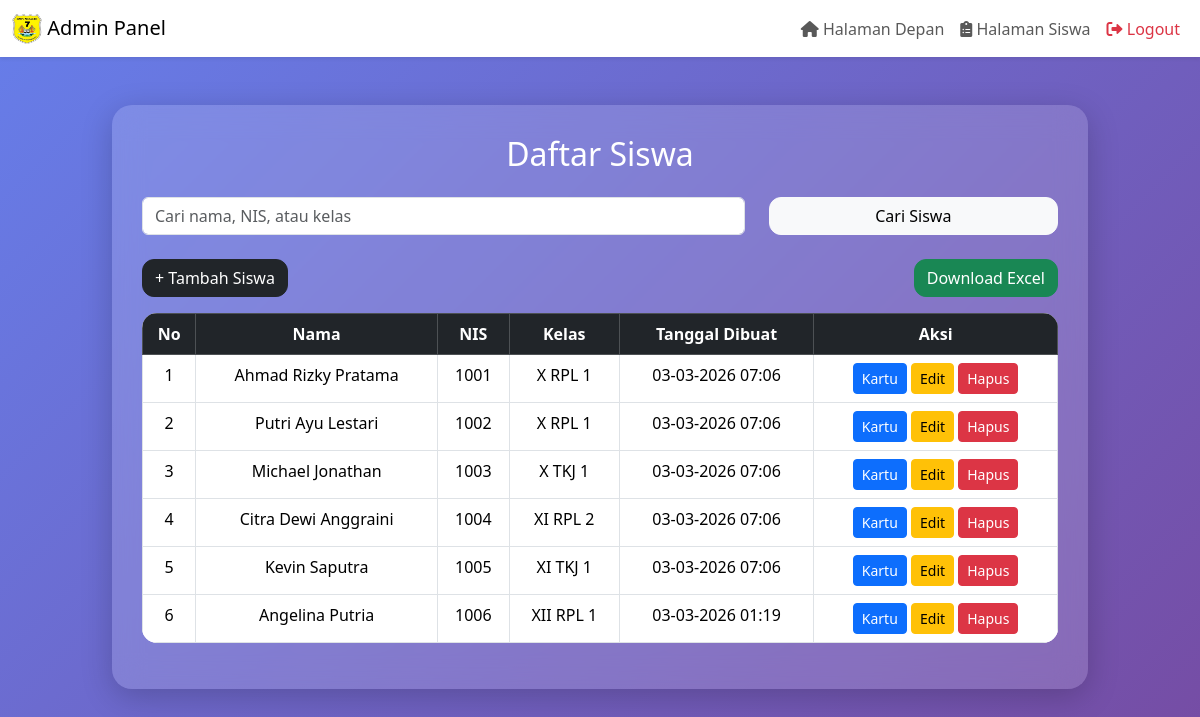
The page /home/absen.php on the database its author committed.
### tables this page shows
CREATE TABLE `siswa` (
  `id` int(11) NOT NULL,
  `nama` varchar(100) NOT NULL,
  `nis` varchar(20) NOT NULL,
  `kelas` varchar(50) NOT NULL,
  `ttl` varchar(100) NOT NULL,
  `jenis_kelamin` enum('Laki-laki','Perempuan') NOT NULL,
  `alamat` text NOT NULL,
  `agama` enum('Islam','Kristen','Katolik','Hindu','Buddha','Konghucu') NOT NULL,
  `nama_ayah` varchar(100) NOT NULL,
  `nama_ibu` varchar(100) NOT NULL,
  `foto` varchar(255) DEFAULT NULL,
  `created_at` timestamp NOT NULL DEFAULT current_timestamp()
);

### home/absen.php (the view, shortened to what this page needs)
<?php
include("header.php");
$search = "";
$siswa_data = [];
$sql = "SELECT * FROM siswa WHERE 1=1";
$stmt = $koneksi->prepare($sql);
$stmt->execute();
$result = $stmt->get_result();
while ($row = $result->fetch_assoc()) {
    $siswa_data[] = $row;
}
$no = 1;
?>
<!DOCTYPE html>
<html lang="id">
<head>
<link href="https://cdn.jsdelivr.net/npm/bootstrap@5.3.2/dist/css/bootstrap.min.css" rel="stylesheet">
</head>
<body>
<div class="container mt-5 col-md-10">
    <div class="glass">
        <h2 class="mb-4 text-center">Daftar Siswa</h2>
        <form method="POST" class="row mb-4">
            <div class="col-md-8">
                <input type="text" name="search" class="form-control"
                       placeholder="Cari nama, NIS, atau kelas"
                       value="<?= htmlspecialchars($search) ?>">
            </div>
            <div class="col-md-4">
                <button type="submit" class="btn btn-light w-100 btn-custom">
                    Cari Siswa
                </button>
            </div>
        </form>
        <div class="mb-3 d-flex justify-content-between">
            <a href="ip-siswa.php" class="btn btn-dark btn-custom">+ Tambah Siswa</a>
            <a href="export_excel.php?search=<?= urlencode($search); ?>"
               class="btn btn-success btn-custom">Download Excel</a>
        </div>
        <div class="table-responsive">
            <table class="table table-bordered text-center">
                <thead class="table-dark">
                    <tr>
                        <th>No</th>
                        <th>Nama</th>
                        <th>NIS</th>
                        <th>Kelas</th>
                        <th>Tanggal Dibuat</th>
                        <th>Aksi</th>
                    </tr>
                </thead>
                <tbody>
                <?php if (count($siswa_data) > 0): ?>
                    <?php foreach ($siswa_data as $siswa): ?>
                        <tr>
                            <td><?= $no++; ?></td>
                            <td><?= htmlspecialchars($siswa['nama']); ?></td>
                            <td><?= htmlspecialchars($siswa['nis']); ?></td>
                            <td><?= htmlspecialchars($siswa['kelas']); ?></td>
                            <td><?= date('d-m-Y H:i', strtotime($siswa['created_at'])); ?></td>
                            <td>
                                <a href="tmpl.php?id=<?= $siswa['id']; ?>" class="btn btn-primary btn-sm">Kartu</a>
                                <a href="edit.php?id=<?= $siswa['id']; ?>" class="btn btn-warning btn-sm">Edit</a>
                                <a href="delete.php?id=<?= $siswa['id']; ?>"
                                   class="btn btn-danger btn-sm"
                                   onclick="return confirm('Yakin hapus data?')">
                                   Hapus
                                </a>
                            </td>
                        </tr>
                    <?php endforeach; ?>
                <?php else: ?>
                    <tr>
                        <td colspan="6">Data siswa tidak ditemukan.</td>
                    </tr>
                <?php endif; ?>
                </tbody>
            </table>
        </div>
    </div>
</div>
</body>
</html>

### home/header.php (shortened to what this page needs)
<!DOCTYPE html>
<html lang="id">
<head>
    <link href="https://cdn.jsdelivr.net/npm/bootstrap@5.3.0/dist/css/bootstrap.min.css" rel="stylesheet">
    <link rel="stylesheet" href="https://cdnjs.cloudflare.com/ajax/libs/font-awesome/6.0.0-beta3/css/all.min.css">
</head>
<body>
    <nav class="navbar navbar-expand-lg navbar-light bg-white shadow-sm">
        <div class="container-fluid">
            <a class="navbar-brand" href="home.php">
                <img src="logo/1.png" width="30" height="30" class="d-inline-block align-text-top">
                Admin Panel
            </a>
            <div class="collapse navbar-collapse" id="navbarNav">
                <ul class="navbar-nav ms-auto">
                    <li class="nav-item">
                        <a class="nav-link" href="home.php">
                            <i class="fas fa-home"></i> Halaman Depan
                        </a>
                    </li>
                    <li class="nav-item">
                        <a class="nav-link" href="absen.php">
                            <i class="fas fa-clipboard-list"></i> Halaman Siswa
                        </a>
                    </li>
                    <li class="nav-item">
                        <a class="nav-link text-danger" href="logout.php">
                            <i class="fas fa-sign-out-alt"></i> Logout
                        </a>
                    </li>
                </ul>
            </div>
        </div>
    </nav>
</body>
</html>

### home/absen.php (style rules this page uses)
body { background: linear-gradient(135deg, #667eea, #764ba2); min-height: 100vh; font-family: 'Segoe UI', sans-serif; }
.glass { background: rgba(255,255,255,0.15); backdrop-filter: blur(15px); border-radius: 20px; padding: 30px; box-shadow: 0 8px 32px rgba(0,0,0,0.2); color: white; }
.table { background: white; border-radius: 15px; overflow: hidden; }
.btn-custom { border-radius: 12px; }

### rows shown on the page
siswa: nama "Ahmad Rizky Pratama", nis "1001", kelas "X RPL 1", created_at "03-03-2026 07:06"
siswa: nama "Putri Ayu Lestari", nis "1002", kelas "X RPL 1", created_at "03-03-2026 07:06"
siswa: nama "Michael Jonathan", nis "1003", kelas "X TKJ 1", created_at "03-03-2026 07:06"
siswa: nama "Citra Dewi Anggraini", nis "1004", kelas "XI RPL 2", created_at "03-03-2026 07:06"
siswa: nama "Kevin Saputra", nis "1005", kelas "XI TKJ 1", created_at "03-03-2026 07:06"
siswa: nama "Angelina Putria", nis "1006", kelas "XII RPL 1", created_at "03-03-2026 01:19"
